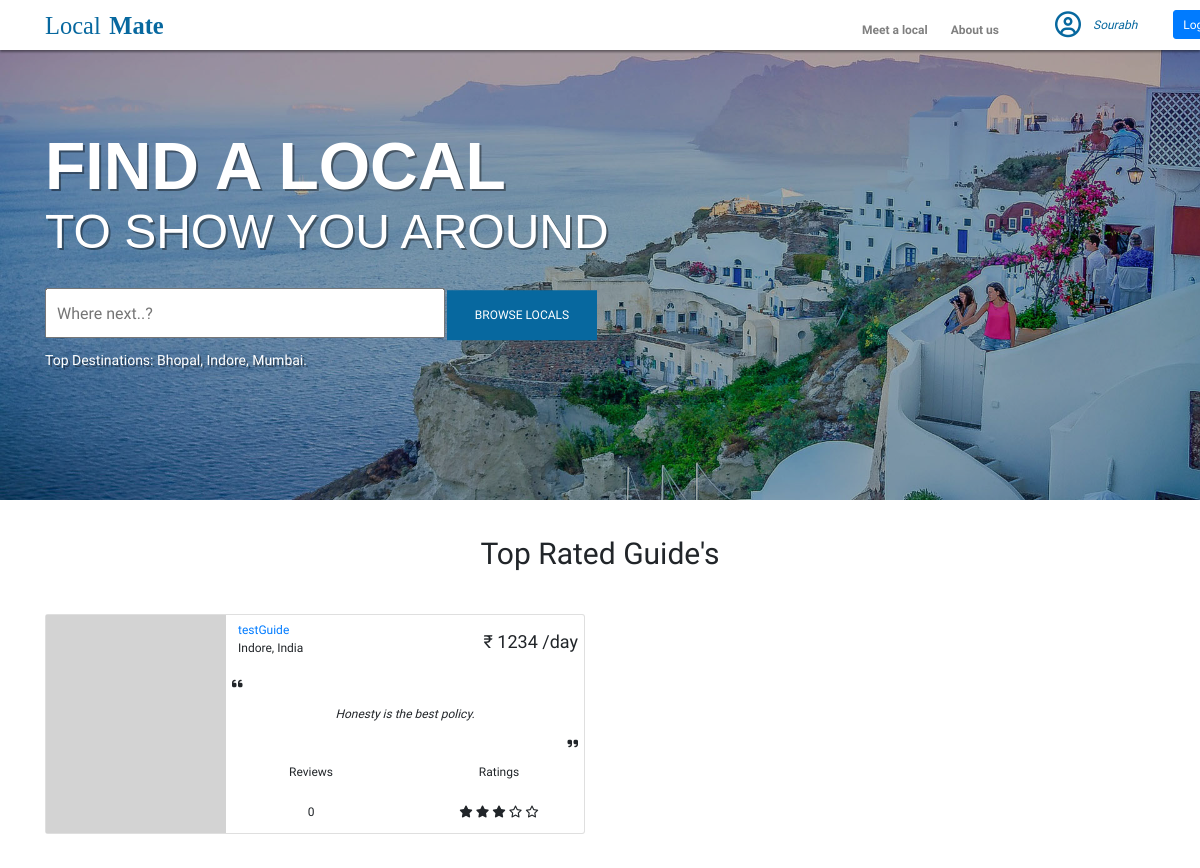
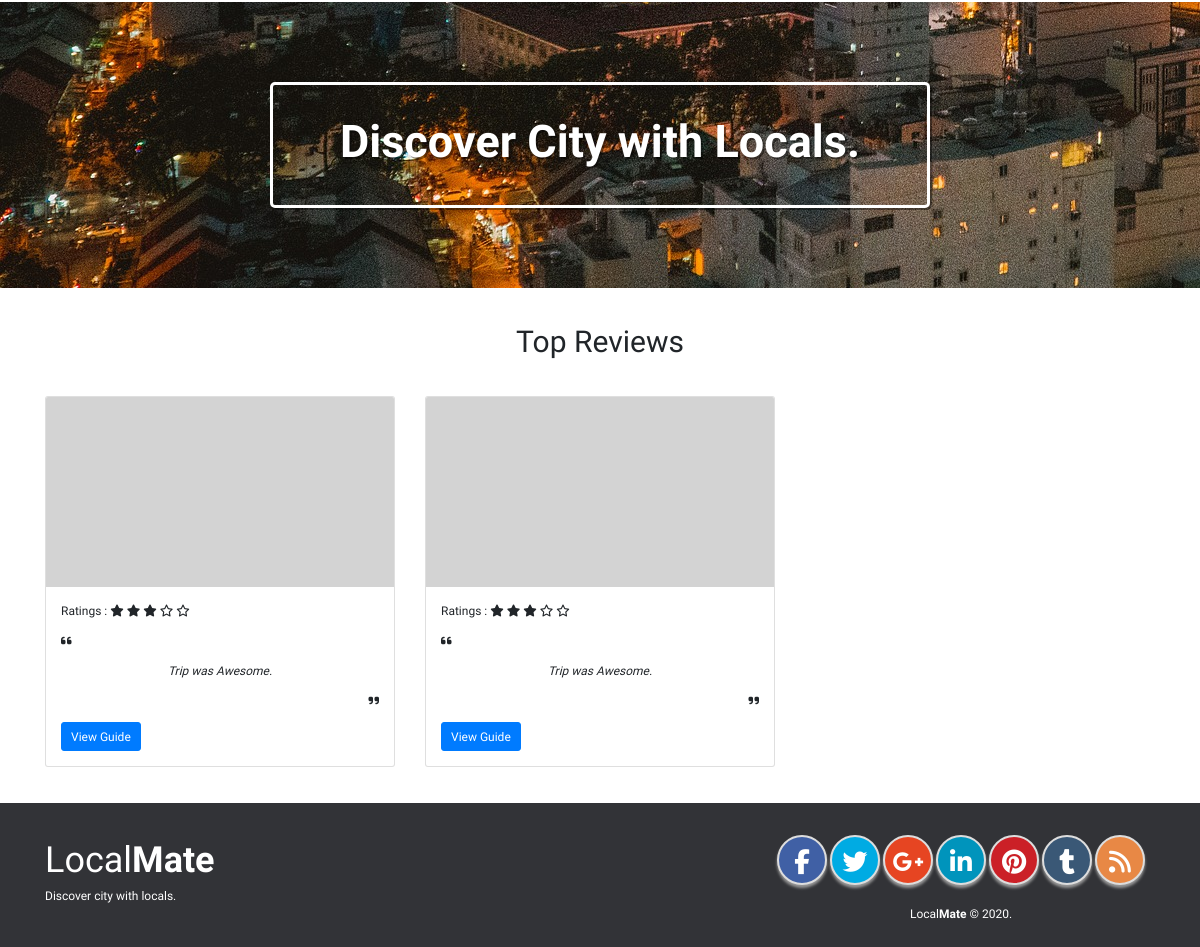
The page / on the database its author committed (2 pictures, top to bottom).
### mainApp/models.py (models this page shows, shortened)
class Guide(models.Model):
    user = models.ForeignKey(User, on_delete=models.CASCADE)
    location = models.CharField(max_length=250)
    quote = models.CharField(max_length=300)
    rate = models.IntegerField()
    ratings = models.IntegerField(default=0)
    i_will_show_you = models.TextField()
    about_me =  models.TextField()
    languages = models.CharField(max_length=250)
    isAvailable = models.BooleanField(default=True)

class User(models.Model):
    name = models.CharField(max_length=30)
    email = models.CharField(max_length=120)
    password = models.CharField(max_length=120)
    profile = models.CharField(max_length=250,default='')
    isGuide = models.BooleanField(default=False)

class Trips(models.Model):
    creator = models.ForeignKey(User, on_delete=models.CASCADE)
    guide = models.ForeignKey(Guide, on_delete=models.CASCADE)
    isActive = models.BooleanField(default=False)
    location = models.CharField(max_length=250)
    dateStart = models.DateField()
    dateEnd = models.DateField()
    price = models.IntegerField()
    paymentVerified = models.BooleanField(default=False)
    reviews = models.ForeignKey('Reviews',default=None, on_delete=models.CASCADE)

class Reviews(models.Model):
    review = models.TextField(default='')
    rating = models.IntegerField(default=0)

### mainApp/views.py (the view)
# urls.py: path('',views.homePage,name = 'home'),
def homePage(request):
    guides = Guide.objects.all().order_by('-ratings')[:10]
    reviews = Reviews.objects.all().order_by('-rating')[:15]
    trips = Trips.objects.all().order_by('-reviews__rating')[:15]
    userid = ''
    if 'userid' in request.session:
        userid = request.session['userid']
    return render(request, 'homepage/homepage.html', context={
        "user": {
            "name": userid
        },
        "guides": guides,
        "trips": trips,
    })

### templates/homepage/homepage.html (shortened to what this page needs)
{% extends "includes/base.html" %}
    {% load staticfiles %}
{% block content%}
    <section id="hero">
        <div class="w-100">
            <div class="overlay"></div>
            <img src="{% static 'images/wall-3-1.jpg' %}" class="w-100" />
            <div class="hero-content">
                <div class="container">
                    <span>FIND A LOCAL</span>
                    <span>TO SHOW YOU AROUND</span>
                    <form action="{% url 'search' %}" method="GET">
                        <input type="text" name="q" placeholder="Where next..?" />
                        <button class="searchBtn" type="submit">BROWSE LOCALS</button>
                    </form>
                    <p>Top Destinations: Bhopal, Indore, Mumbai.</p>
                </div>
            </div>
        </div>
    </section>
    <section>
        <div class="container">
            <div>
                <h1 class="text-center mt-5">Top Rated Guide's</h1>
            </div>
            <div class="row">
                {% for guide in guides %}
                <div class="col-md-6  mt-5">
                    <div class="card">
                        <div class="row no-gutters">
                            <div class="col-auto d-flex" style="background-color: lightgrey;">
                                     <div style="width: 180px; max-width: 180px; height: 200px; max-height: 200px; background-image: url('{{guide.user.profile}}');background-size: cover;background-position: center;background-repeat: no-repeat;"></div>
                            </div>
                            <div class="col">
                                <div class="card-block px-2 d-flex flex-column justify-content-between h-100">
                                    <div class="card-head w-100 d-flex justify-content-between align-items-center">
                                        <div class="Name m-2">
                                            <p><a href="{% url 'guide' guide.id %}">{{ guide.user.name }}</a><br />
                                                <span>{{ guide.location }}, India</span></p>
                                        </div>
                                        <div class="Price">
                                            <h4>&#8377; {{ guide.rate }} /day</h4>
                                        </div>
                                    </div>
                                    <div class="Quote">
                                        <p><i class="fa fa-quote-left"></i></p>
                                        <p class="text-center"><i>{{ guide.quote }}.</i></p>
                                        <p class="text-right"><i class="fa fa-quote-right"></i></p>
                                    </div>
                                    <div class="feedback">
                                        <div class="row">
                                            <div class="col-md-6 text-center">
                                                <h6>Reviews</h6><br />
                                                <p>0</p>
                                            </div>
                                            <div class="col-md-6 text-center">
                                                <h6>Ratings</h6><br />
                                                <p>
                                                    {% with ''|center:5 as range %}
                                                    {% for _ in range %}
                                                    {% if forloop.counter <= 3 %}
                                                    <i class="fa fa-star"></i>
                                                    {% else %}
                                                    <i class="fa fa-star-o"></i>
                                                    {% endif %}
                                                    {% endfor %}
                                                    {% endwith %}
                                                </p>
                                            </div>
                                        </div>
                                    </div>
                                </div>
                            </div>
                        </div>
                    </div>
                </div>
                {% endfor %}
            </div>
        </div>
    </section>
    <section id="quote">
        <div class="content">
            <h1>Discover City with Locals.</h1>
        </div>
    </section>
    <section id="reviews">
        <h1 class="text-center mt-5">Top Reviews</h1>
        <div class="container">
            <div class="row">
                {% for trip in trips %}
                <div class="col-md-4">
                    <div class="card" style="width: 100%;">
                        <div class="card-img-top" style="background-color: lightgrey;">
                            <div
                                style="width: 100%,290px; height: 190px; max-height: 190px; background-image: url('{{trip.creator.profile}}');background-size: cover;background-position: center;background-repeat: no-repeat;">
                            </div>
                        </div>
                        <div class="card-body">
                            <p class="card-text">Ratings :
                                {% with ''|center:5 as range %}
                                {% for _ in range %}
                                    {% if forloop.counter <= 3 %}
                                        <i class="fa fa-star"></i>
                                    {% else %}
                                        <i class="fa fa-star-o"></i>
                                    {% endif %}
                                {% endfor %}
                                {% endwith %}
                            </p>
                            <p class="card-text">
                                <div class="Quote">
                                    <p><i class="fa fa-quote-left"></i></p>
                                    <p class="text-center"><i>{{ trip.reviews.review }}.</i></p>
                                    <p class="text-right"><i class="fa fa-quote-right"></i></p>
                                </div>
                            </p>
                            <a href="{% url 'guide' trip.guide.id %}" class="btn btn-primary">View Guide</a>
                        </div>
                    </div>
                </div>
                {% endfor %}
            </div>
        </div>
    </section>
  {% endblock %}

### static/css/style.css (style rules this page uses)
* { padding: 0; margin: 0; font-family: 'Montserrat', sans-serif; font-size: 12px; font-weight: 400; box-sizing: border-box; }
#hero div { position: relative; top: 0; left: 0; width: 100%; color: white; }
#hero .overlay { position: absolute; top: 0; left: 0; height: 100%; width: 100%; background-color: rgba(0,0,0,0.3); }
#hero .hero-content { position: absolute; top: 50%; left: 0; transform: translateY(-50%); text-shadow: 2px 2px rgba(0,0,0,0.4); font-family: 'helvetica'; }
#hero .hero-content .container span { display: block; font-family: 'helvetica'; }
#hero .hero-content .container span:nth-of-type(1) { font-size: 66px; font-weight: 800; }
#hero .hero-content .container span:nth-of-type(2) { margin-top: -20px; font-size: 48px; font-weight: 400; }
.hero-content form { margin-top: 20px; }
.hero-content input { width: 400px; height: 50px; padding: 10px; font-size: 16px; }
.hero-content .searchBtn { width: 150px; height: 50px; margin-left: -1px; border:none; background: none; background-color: #07689F; color: white; }
.hero-content p { margin-top: 10px; font-size: 14px; }
#quote { width: 100%; background-image: url('../images/wall-2.jpg'); background-position-y: -20px; background-attachment: fixed; padding: 50px; }
#quote .content { width: 60%; margin: 30px auto; border: 3px solid white; color: white; border-radius: 5px; box-shadow: 2px 2px rgba(0,0,0,0.4); }
#quote .content h1 { text-align: center; font-size: 45px; font-weight: bolder; padding: 30px; text-shadow: 2px 2px rgba(0,0,0,0.4); }

### rows shown on the page
Guide: user.name "testGuide", location "Indore", rate "1234", quote "Honesty is the best policy"
Trips: reviews.review "Trip was Awesome"
Trips: reviews.review "Trip was Awesome"
